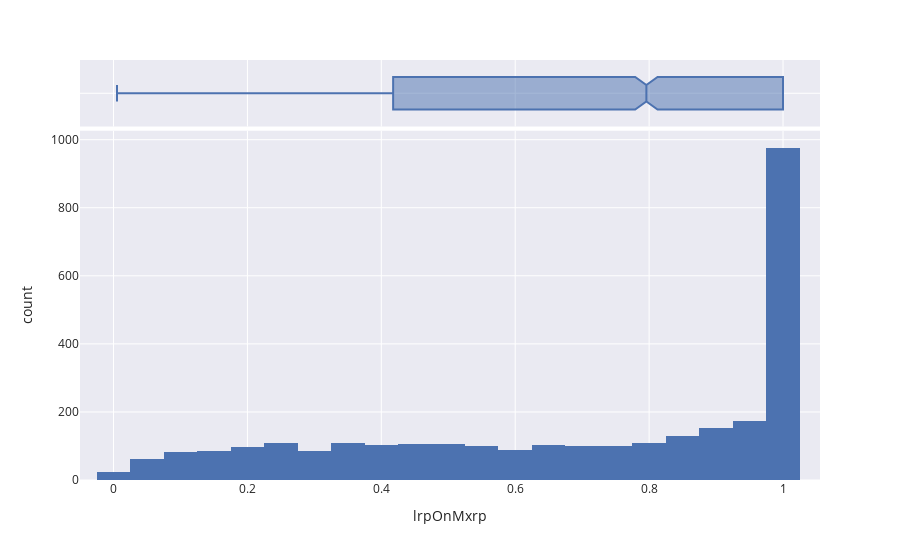

Notebook code for this chart:
### Markdown cell above
By looking at the graphs, it's fair to say that during the clustering phase the features need to be standardized and outliers could be managed

### Code cell
for feature in feautures:
  px.histogram(df_players, x=feature, marginal="box").show()

### Figure 1 — Plotly figure (JSON) as saved in the notebook; plotly's stock layout.template omitted (floating-point values rounded to 4 significant figures; data arrays with more than 128 entries replaced by an {"elided": "..."} marker saying what was removed)
{"data": [{"alignmentgroup": "True", "bingroup": "x", "hovertemplate": "lrpOnMxrp=%{x}<br>count=%{y}<extra></extra>", "legendgroup": "", "marker": {"color": "rgb(76,114,176)", "pattern": {"shape": ""}}, "name": "", "offsetgroup": "", "orientation": "v", "showlegend": false, "type": "histogram", "x": {"elided": "2997 float values"}, "xaxis": "x", "yaxis": "y"}, {"alignmentgroup": "True", "hovertemplate": "lrpOnMxrp=%{x}<extra></extra>", "legendgroup": "", "marker": {"color": "rgb(76,114,176)"}, "name": "", "notched": true, "offsetgroup": "", "showlegend": false, "type": "box", "x": {"elided": "2997 float values"}, "xaxis": "x2", "yaxis": "y2"}], "layout": {"barmode": "relative", "legend": {"tracegroupgap": 0}, "margin": {"t": 60}, "xaxis": {"anchor": "y", "domain": [0, 1], "title": {"text": "lrpOnMxrp"}}, "xaxis2": {"anchor": "y2", "domain": [0, 1], "matches": "x", "showticklabels": false}, "yaxis": {"anchor": "x", "domain": [0, 0.8316], "title": {"text": "count"}}, "yaxis2": {"anchor": "x2", "domain": [0.8416, 1], "matches": "y2", "showline": false, "showticklabels": false, "ticks": ""}}}
